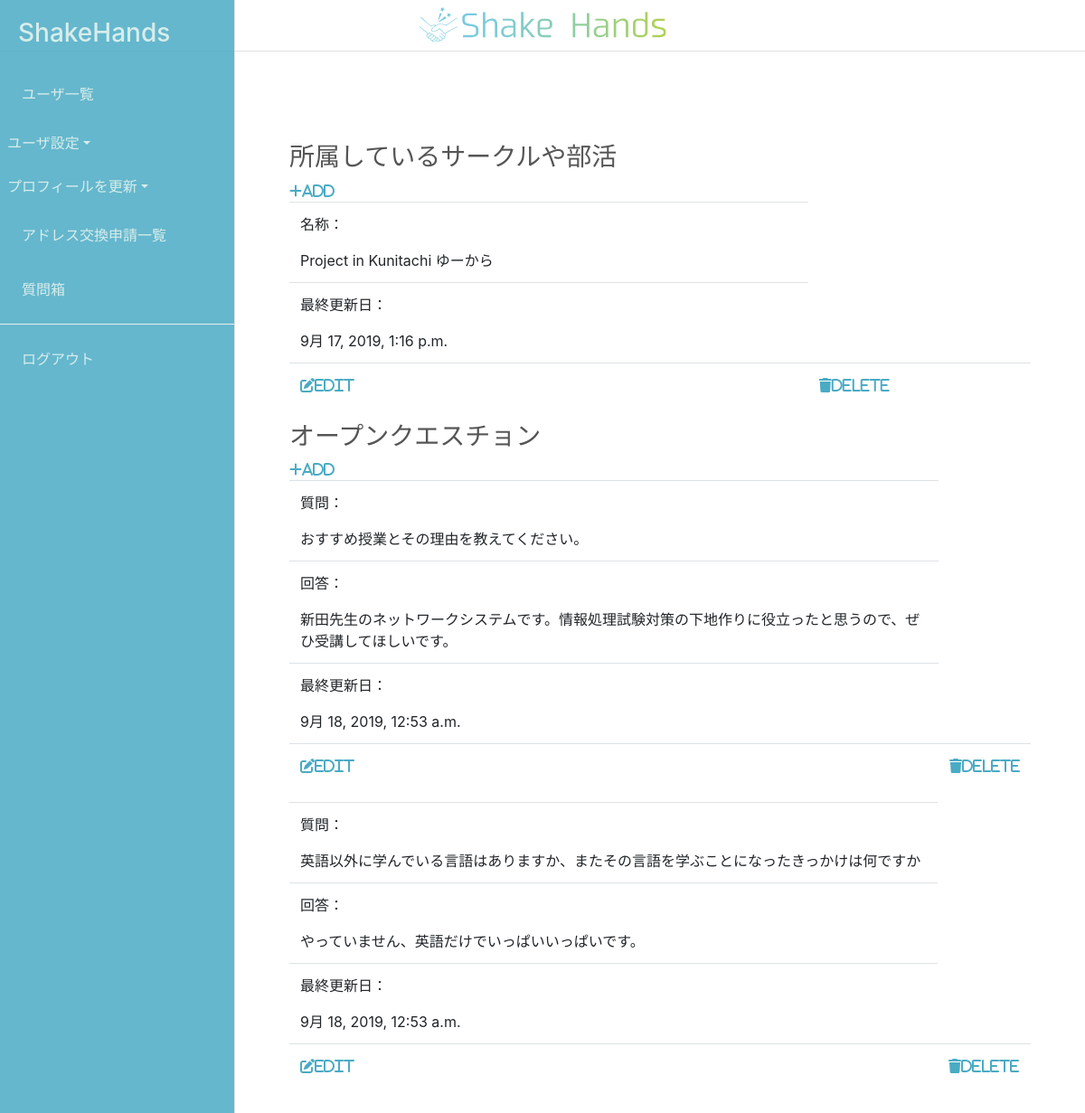
The page /setting/univlife/ (signed in) on the database its author committed.
### mypage/models.py (models this page shows, shortened)
class club(models.Model):
    user = models.ForeignKey(User, on_delete=models.CASCADE)
    club_name = models.CharField("団体名", max_length=60,blank=True)
    post_date = models.DateTimeField("最終更新日", auto_now= True)

class openQ_ans(models.Model):
    user = models.ForeignKey(User, on_delete=models.CASCADE)
    openQ = models.ForeignKey(openQ, on_delete=models.PROTECT)
    ans = models.TextField("回答",max_length=1000)
    post_date = models.DateTimeField("最終更新日", auto_now= True)

class openQ(models.Model):
    q_text = models.TextField("Q")
    def __str__(self):
        return self.q_text

### mypage/views.py (the view)
# urls.py: path('setting/univlife/',views.settingUnivLifeInfo.as_view(), name='univlife_setting'),
class settingUnivLifeInfo(LoginRequiredMixin, generic.TemplateView):
    template_name = 'mypage/UserSetting/UnivLifeInfo.html'
    def get_context_data(self, **kwargs):
        context = super().get_context_data(**kwargs)
        login_user = self.request.user
        try:
            print(login_user.pk)
            myClub = club.objects.filter(user=login_user)
        except club.DoesNotExist:
            myClub = None
        try:
            openQ_and_myans = openQ_ans.objects.filter(user=login_user)
        except openQ_ans.DoesNotExist:
            openQ_and_myans = None
        context.update({
            'myclub':myClub,
            'openQ':openQ_and_myans,
        })
        return context

### mypage/templates/mypage/UserSetting/UnivLifeInfo.html (shortened to what this page needs)
{% extends "accounts/base.html" %}
{% block content %}
<div class="content">
  <h3>所属しているサークルや部活</h3>
  <a href="{% url 'mypage:univlife_club_add' %}"><i class="fas fa-plus">add</i></a>
  {% for field in myclub %}
  <table class="table">
    <tr>
      <td>
        <p>名称：</p>
        {{ field.club_name }}
      </td>
    </tr>
    <tr>
      <td>
        <p>最終更新日：</p>
        {{ field.post_date }}
      </td>
    </tr>
    <tr>
      <td>
          <a href="{% url 'mypage:univlife_club_update' id=field.pk %}"><i class="fas fa-edit">edit</i></a>
      </td>
      <td>
          <a href="{% url 'mypage:univlife_club_delete' id=field.pk %}"><i class="fas fa-trash">delete</i></a>
      </td>
    </tr>
  </table>
  {% endfor %}
  <h3>オープンクエスチョン</h3>
  <a href="{% url 'mypage:univlife_openQ_add' %}"><i class="fas fa-plus">add</i></a>
  {% for field in openQ %}
  <table class="table">
    <tr>
      <td>
        <p>質問：</p>
        {{ field.openQ }}
      </td>
    </tr>
    <tr>
      <td>
        <p>回答：</p>
        {{ field.ans }}
      </td>
    </tr>
    <tr>
          <td>
            <p>最終更新日：</p>
            {{ field.post_date }}
          </td>
    </tr>
    <tr>
      <td>
          <a href="{% url 'mypage:univlife_openQ_update' id=field.pk %}"><i class="fas fa-edit">edit</i></a>
      </td>
      <td>
          <a href="{% url 'mypage:univlife_openQ_delete' id=field.pk %}"><i class="fas fa-trash">delete</i></a>
      </td>
    </tr>
  </table>
  {% endfor %}
</div>
{% endblock %}

### accounts/static/css/base.css (style rules this page uses)
body { color: #555555; }
a { color: #4aabc4; }

### mypage/templates/mypage/UserSetting/UnivLifeInfo.html (style rules this page uses)
.content { padding: 5vw; padding-top: 5vw; }

### rows shown on the page
club: club_name "Project in Kunitachi ゆーから", post_date "9月 17, 2019, 1:16 p.m."
openQ_ans: openQ "おすすめ授業とその理由を教えてください。", ans "新田先生のネットワークシステムです。情報処理試験対策の下地作りに役立ったと思うので、ぜひ受講してほしいです。", post_date "9月 18, 2019, 12:53 a.m."
openQ_ans: openQ "英語以外に学んでいる言語はありますか、またその言語を学ぶことになったきっかけは何ですか", ans "やっていません、英語だけでいっぱいいっぱいです。", post_date "9月 18, 2019, 12:53 a.m."
